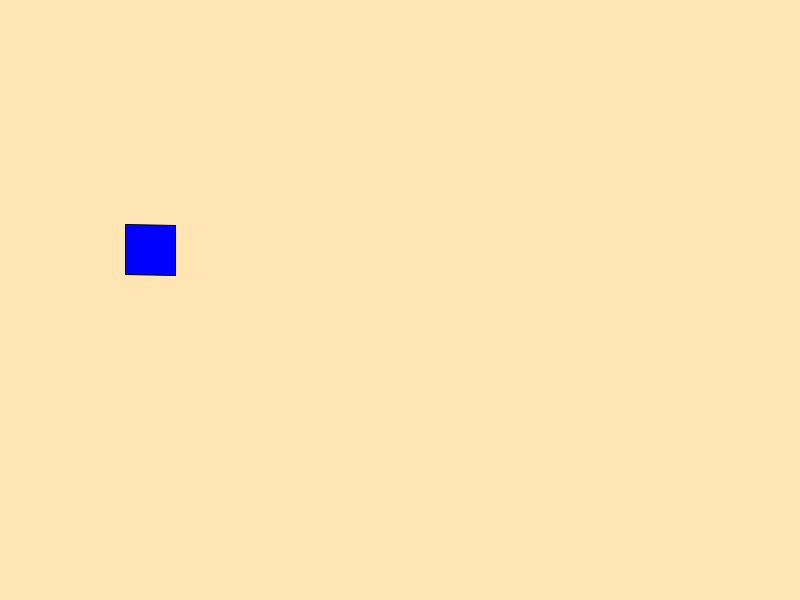
Frame 1 (no input)
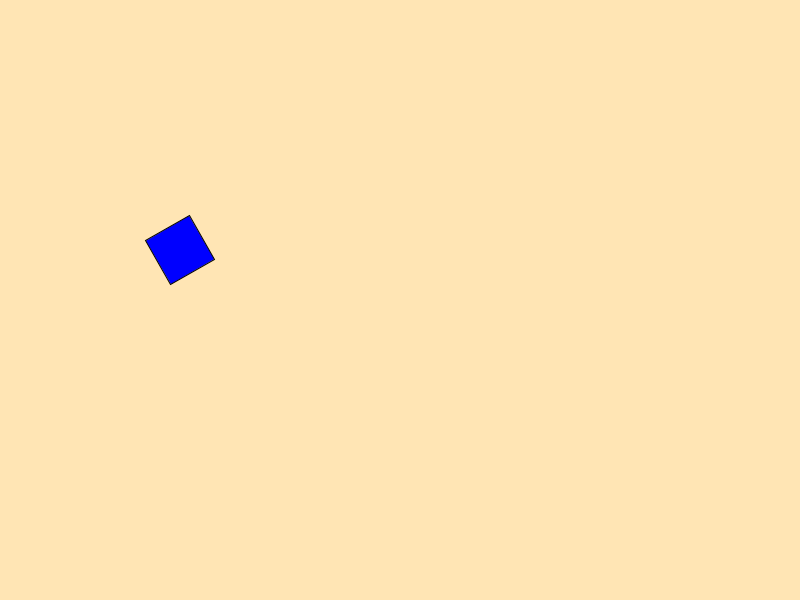
Frame 60 (the mouse pressed at the canvas centre just before this capture)
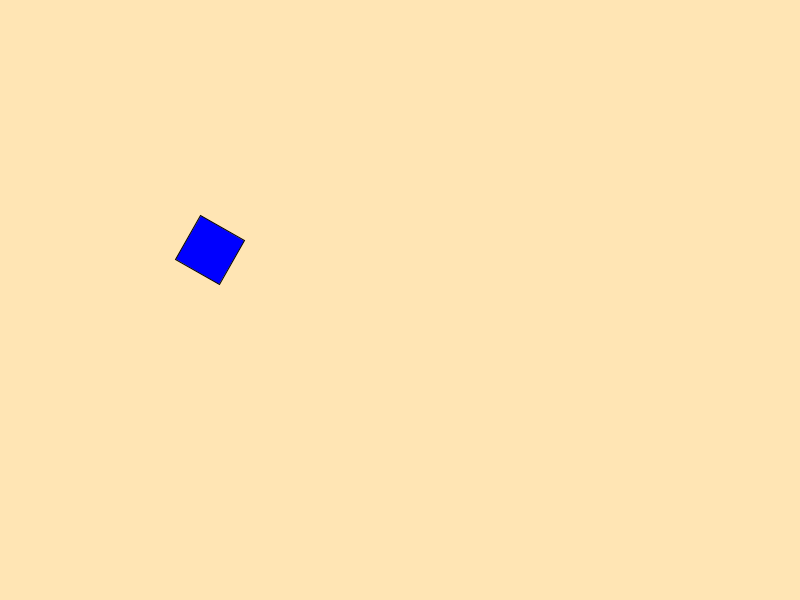
Frame 120 (the mouse held since frame 60 and released just before this capture)

The Processing sketch that drew these frames (run headless with seeded random() and noise(); from frame 60 on, the mouse is pressed at the canvas centre):

// Processing sketch: rotate_centre_example
// ── rotate_centre_example.pde
/*****************************************************
 *    name: translate_example
 *
 *    author: Carlos Delgado
 *    
 *    date:  September, 2014
 *
 *****************************************************/



public class Rectangle {
   public float x;
   public float y; 
   public float w;
   public float h;
   
   public float theta;


   public Rectangle (float rhs_w, float rhs_h) {
      w = rhs_w;
      h = rhs_h;   
   }
   public void draw () {
    
    pushMatrix();
     translate (x,y); 
     pushMatrix ();      
       rotate(radians (theta));
       translate (-w/2,-h/2);  // to get centre.
       pushMatrix();     
         fill (0,0,255);      
         rect (0, 0, w, h); 
       popMatrix();
      popMatrix();
     popMatrix();
   
     
   }
  
}






Rectangle rec = new Rectangle (50,50);


void setup() {
size(800, 600);
  rec.x =150;
  rec.y =250;
  rec.theta =0;
}


void draw() {
   //clear ();
   background (255, 229, 180); // peach

  // change the position of rectangle.
  

  rec.theta +=1;
  rec.x += 0.5;
  rec.draw ();



}
